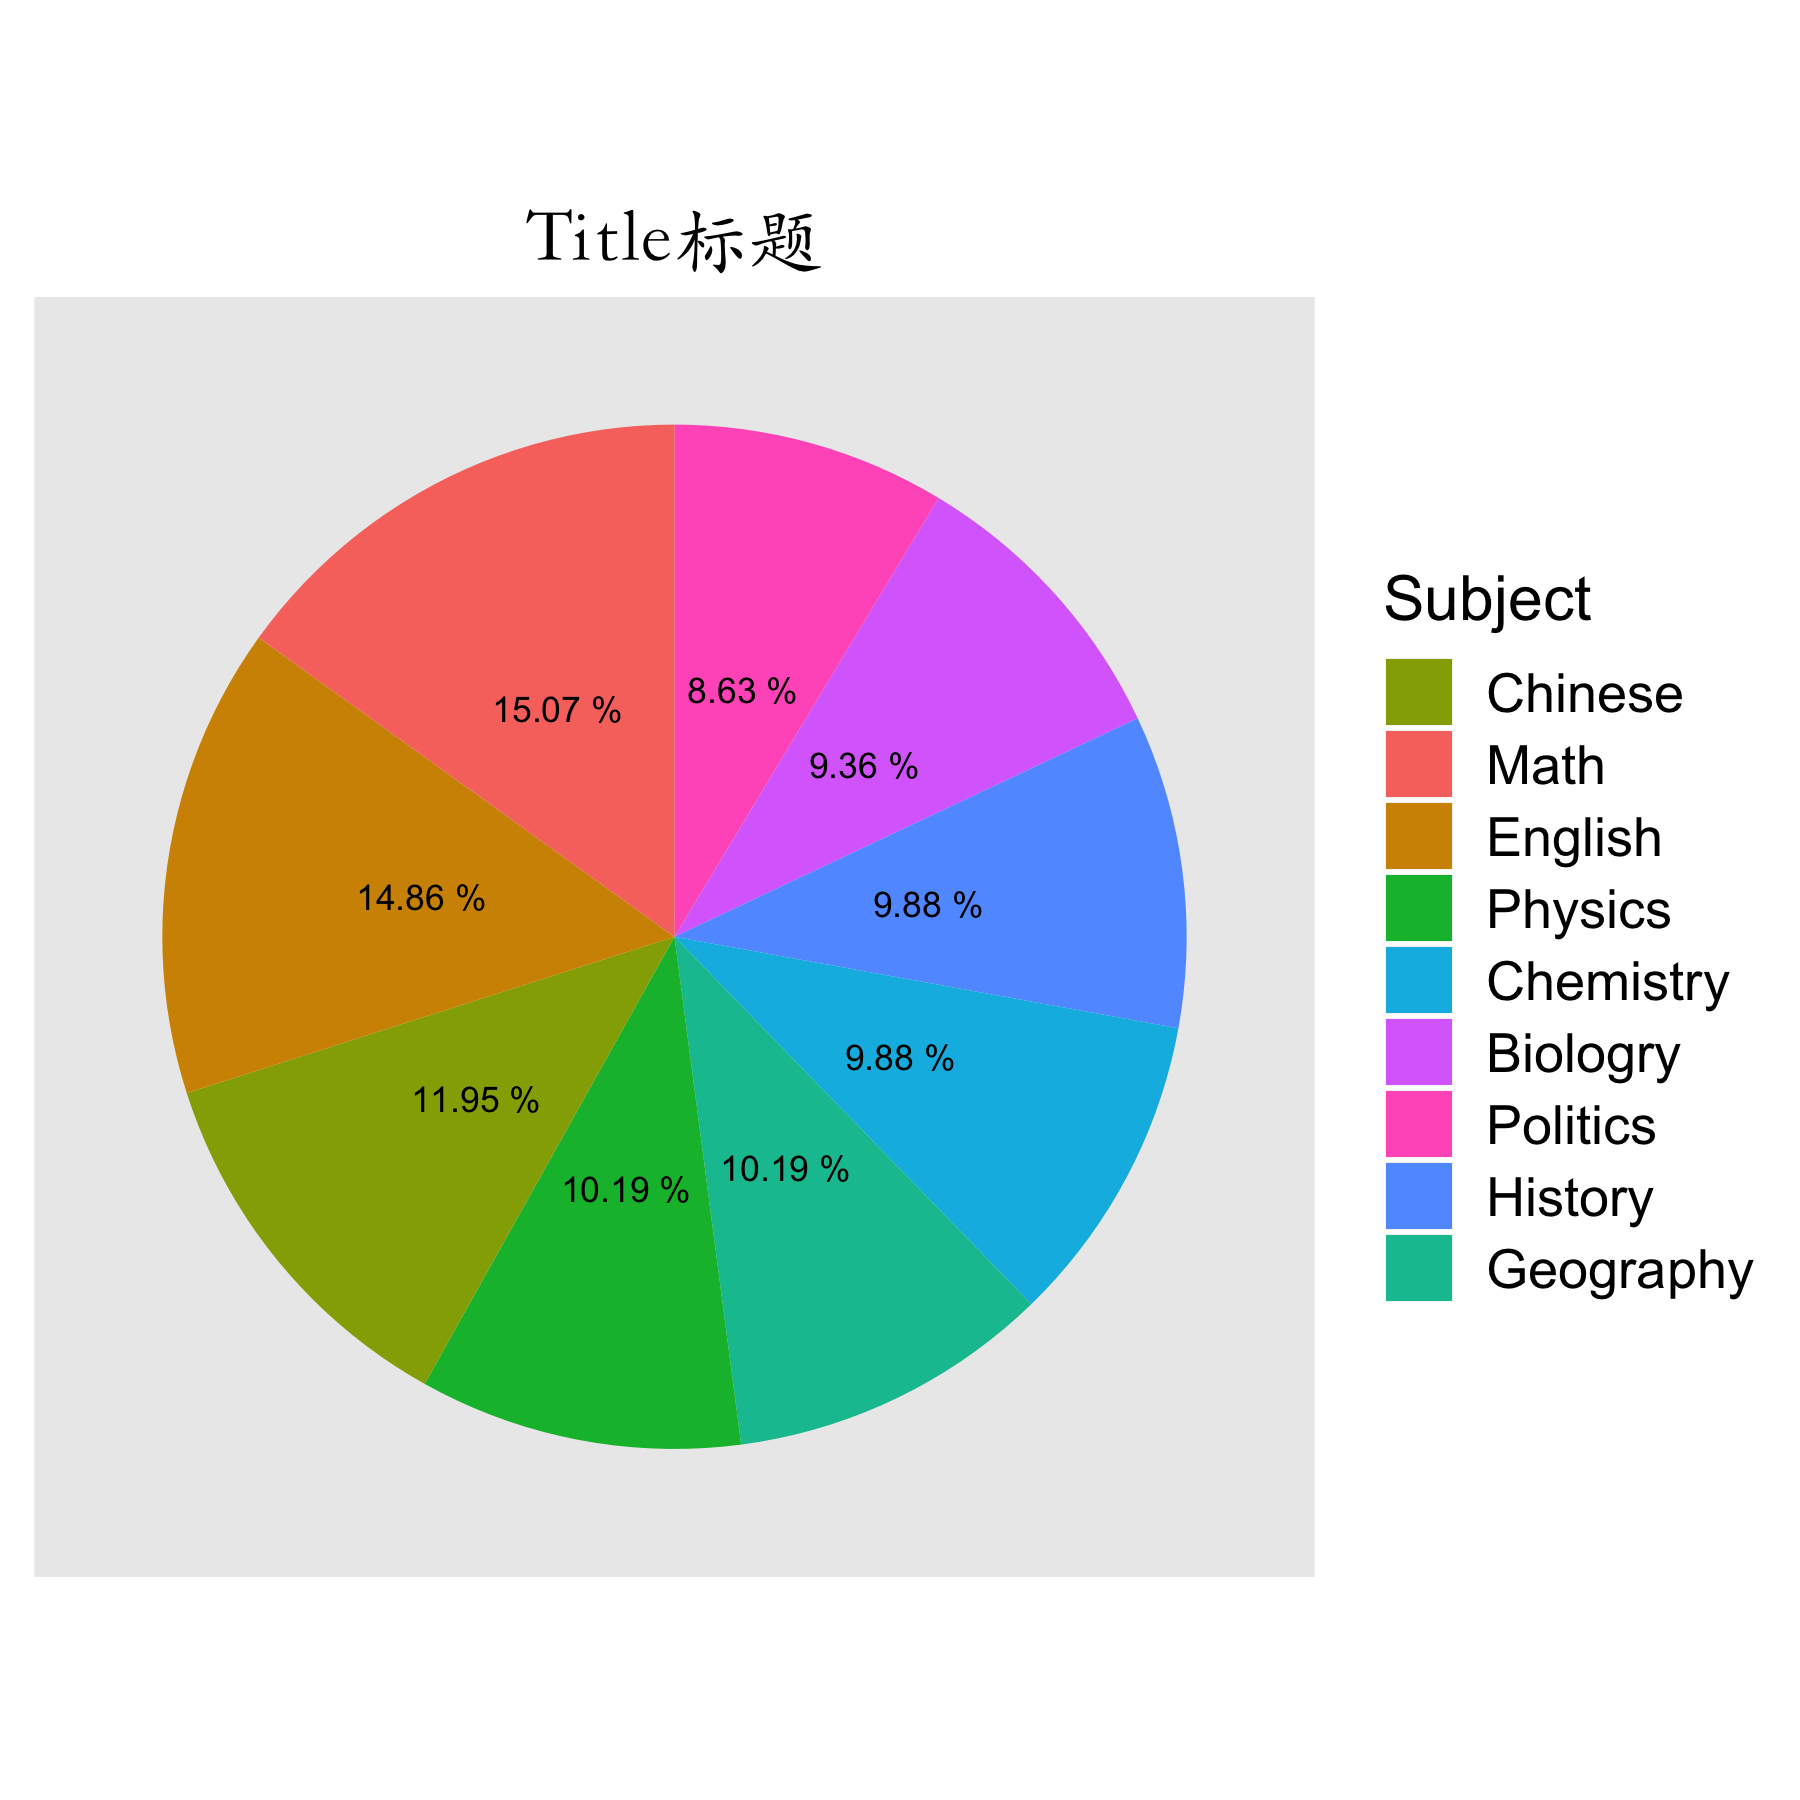

Recreate this plot in R.
library(ggplot2)

#导入数据
mydata <- read.table("data.txt", sep="\t", header=TRUE)

orderSub <- factor(1:length(rownames(mydata)), labels=rownames(mydata))	
#将行名转化为factor类型，且保留原顺序，用于改变图例顺序时使用

mydata <- mydata[order(mydata$Score1, decreasing=TRUE),]
#order函数让数据框数据按Score1列数值降序排列,后面的那个","不能省略！！！

mydata$Sub <- factor(1:length(rownames(mydata)), labels=rownames(mydata))
#将降序排列后的行名再转化为数据框中的factor类型数据，因为作图时时是按此factor顺序作图的，从而以保证降序

print(mydata)

#所占百分比，用于图中数字标签
percentage <- paste(round(mydata$Score1/sum(mydata$Score1)*100, 2), "%", sep=" ")

fig <- ggplot(data=mydata, aes(x="", y=Score1, fill=Sub)) 

fig <- fig + geom_bar(stat="identity", width=1) + coord_polar(theta="y")	#把柱状图折叠成极坐标饼图
#stat="identity": 指定了柱状图的高度(y)，还可以是"count"计数

fig <- fig + labs(title="Title标题", fill="Subject")#图例标题

fig <- fig + scale_fill_discrete(breaks=orderSub)
#breaks可以交换图例小标签顺序，因为图例是fill区分的所以scale后面是fill！！！

#在饼状图上添加数字标签 
fig <- fig + geom_text(aes(label=percentage), size=3,  	 #标签的坐标和颜色
			position=position_stack(vjust=0.5), show.legend=FALSE) #数字标签stack排列，且不显示text标签的图例


fig <- fig + theme(plot.title=element_text(family="STKaiti", hjust=0.5))#标题居中,STKaiti可以显示中文

fig <- fig + theme(title=element_text(size=15, color='black'),
					axis.title.x=element_blank(),	#x轴label字体
					axis.title.y=element_blank(),	#y轴label字体
					axis.ticks=element_blank(),		#坐标轴刻度线长短大小
					axis.text.x=element_blank(),	#x轴标签刻度字体
					axis.text.y=element_blank())	#y轴标签刻度字体

#调整图例
fig <- fig + theme(legend.position="right",	#bottom/top/left
					legend.title=element_text(size=15),
					legend.text=element_text(size=13))

#界面调整
fig <- fig + theme(panel.grid=element_blank(),	#去掉grid
					panel.border=element_blank())	#去掉边界

#导出图像
ggsave("pie.png", dpi=300, width=6, height=6)

























